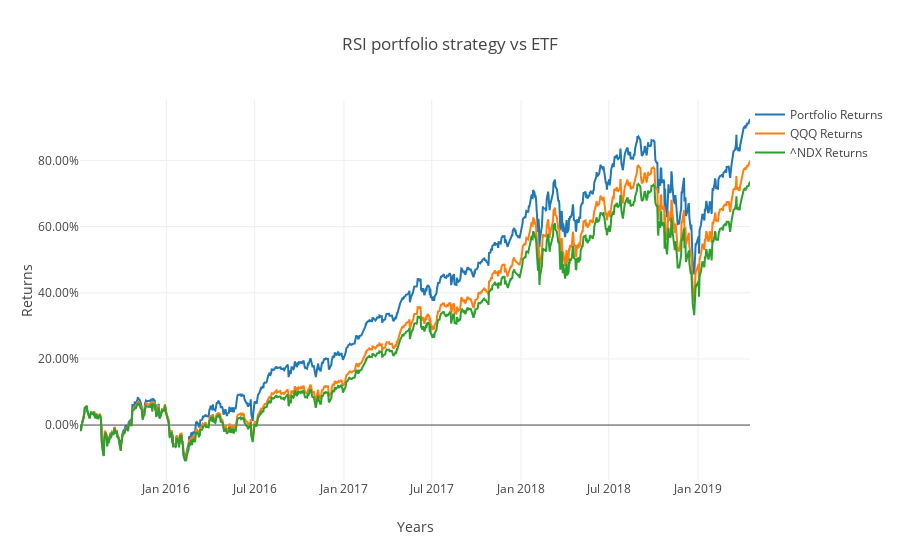

This figure's notebook cell:
### Code cell
trace1 = go.Scatter(
    x = df_allreturns.index,
    y = df_allreturns['Portfolio Cum returns'],
    name = 'Portfolio Returns')


trace2 = go.Scatter(
    x = df_allreturns.index,
    y = df_allreturns['Index Cum returns'],
    name = str(index) + ' Returns')

trace3 = go.Scatter(
    x = index2.index,
    y = index2['Cumulative returns'],
    name = str(index2_ticker) + ' Returns')

data = [trace1,trace2,trace3]
        
layout = go.Layout(title = 'RSI portfolio strategy vs ETF'
    , yaxis=dict(title='Returns', tickformat=".2%")
    , xaxis=dict(title='Years')
    , legend=dict(x=1,y=1)
    )
fig = go.Figure(data=data, layout=layout)
        
iplot(fig)

### Figure 1 — Plotly figure (JSON) as saved in the notebook; plotly's stock layout.template omitted (floating-point values rounded to 4 significant figures; data arrays with more than 128 entries replaced by an {"elided": "..."} marker saying what was removed)
{"data": [{"name": "Portfolio Returns", "type": "scatter", "uid": "0571dd1e-03db-4247-9d44-9ccdd0df0752", "x": {"elided": "954 str values"}, "y": {"elided": "954 float values"}}, {"name": "QQQ Returns", "type": "scatter", "uid": "500b9683-183f-4d97-8653-59f87712a393", "x": {"elided": "954 str values"}, "y": {"elided": "954 float values"}}, {"name": "^NDX Returns", "type": "scatter", "uid": "b5a02398-942e-446d-b54b-750da341d32a", "x": {"elided": "954 str values"}, "y": {"elided": "954 float values"}}], "layout": {"legend": {"x": 1, "y": 1}, "title": {"text": "RSI portfolio strategy vs ETF"}, "xaxis": {"title": {"text": "Years"}}, "yaxis": {"tickformat": ".2%", "title": {"text": "Returns"}}}}
